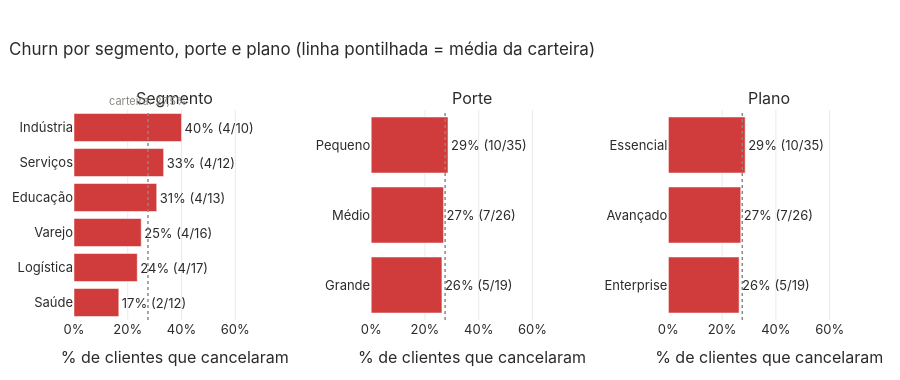

The cell this chart's notebook holds for it:
### Code cell
geral = 100 * (cli.status == "Cancelou").mean()
fig = make_subplots(rows=1, cols=3, subplot_titles=["Segmento", "Porte", "Plano"], horizontal_spacing=0.12)
for c, col in enumerate(["segmento", "porte", "plano"], start=1):
    t = (cli.groupby(col, observed=True).agg(n=("cliente_id", "size"), canc=("status", lambda s: (s == "Cancelou").sum()))
            .assign(pct=lambda x: 100 * x.canc / x.n))
    t = t.sort_values("pct") if col == "segmento" else t.iloc[::-1]
    fig.add_trace(go.Bar(y=t.index.astype(str), x=t.pct, orientation="h", marker_color=CORES["Cancelou"],
                         customdata=t[["canc", "n"]], texttemplate="%{x:.0f}% (%{customdata[0]}/%{customdata[1]})",
                         textposition="outside", cliponaxis=False, showlegend=False,
                         hovertemplate="<b>%{y}</b><br>Churn: %{x:.1f}%<br>%{customdata[0]} de %{customdata[1]} clientes<extra></extra>"),
                  row=1, col=c)
    fig.add_vline(x=geral, line=dict(color=CINZA, dash="dot", width=1.5), row=1, col=c)
fig.add_annotation(x=geral, y=1, xref="x", yref="paper", yanchor="bottom", showarrow=False,
                   text=f"carteira: {br(geral, 1)}%", font=dict(size=11, color=CINZA))
fig.update_xaxes(title_text="% de clientes que cancelaram", range=[0, 75], ticksuffix="%")
fig.update_layout(height=380, title="Churn por segmento, porte e plano (linha pontilhada = média da carteira)")
fig.show()

### Figure 1 — Plotly figure (JSON) as saved in the notebook; plotly's stock layout.template omitted (floating-point values rounded to 4 significant figures)
{"data": [{"cliponaxis": false, "customdata": [[2, 12], [4, 17], [4, 16], [4, 13], [4, 12], [4, 10]], "hovertemplate": "<b>%{y}</b><br>Churn: %{x:.1f}%<br>%{customdata[0]} de %{customdata[1]} clientes<extra></extra>", "marker": {"color": "#d03b3b"}, "orientation": "h", "showlegend": false, "textposition": "outside", "texttemplate": "%{x:.0f}% (%{customdata[0]}/%{customdata[1]})", "type": "bar", "x": [16.67, 23.53, 25.0, 30.77, 33.33, 40.0], "xaxis": "x", "y": ["Saúde", "Logística", "Varejo", "Educação", "Serviços", "Indústria"], "yaxis": "y"}, {"cliponaxis": false, "customdata": [[5, 19], [7, 26], [10, 35]], "hovertemplate": "<b>%{y}</b><br>Churn: %{x:.1f}%<br>%{customdata[0]} de %{customdata[1]} clientes<extra></extra>", "marker": {"color": "#d03b3b"}, "orientation": "h", "showlegend": false, "textposition": "outside", "texttemplate": "%{x:.0f}% (%{customdata[0]}/%{customdata[1]})", "type": "bar", "x": [26.32, 26.92, 28.57], "xaxis": "x2", "y": ["Grande", "Médio", "Pequeno"], "yaxis": "y2"}, {"cliponaxis": false, "customdata": [[5, 19], [7, 26], [10, 35]], "hovertemplate": "<b>%{y}</b><br>Churn: %{x:.1f}%<br>%{customdata[0]} de %{customdata[1]} clientes<extra></extra>", "marker": {"color": "#d03b3b"}, "orientation": "h", "showlegend": false, "textposition": "outside", "texttemplate": "%{x:.0f}% (%{customdata[0]}/%{customdata[1]})", "type": "bar", "x": [26.32, 26.92, 28.57], "xaxis": "x3", "y": ["Enterprise", "Avançado", "Essencial"], "yaxis": "y3"}], "layout": {"annotations": [{"font": {"size": 16}, "showarrow": false, "text": "Segmento", "x": 0.1267, "xanchor": "center", "xref": "paper", "y": 1.0, "yanchor": "bottom", "yref": "paper"}, {"font": {"size": 16}, "showarrow": false, "text": "Porte", "x": 0.5, "xanchor": "center", "xref": "paper", "y": 1.0, "yanchor": "bottom", "yref": "paper"}, {"font": {"size": 16}, "showarrow": false, "text": "Plano", "x": 0.8733, "xanchor": "center", "xref": "paper", "y": 1.0, "yanchor": "bottom", "yref": "paper"}, {"font": {"color": "#8a8984", "size": 11}, "showarrow": false, "text": "carteira: 27,5%", "x": 27.5, "xref": "x", "y": 1, "yanchor": "bottom", "yref": "paper"}], "height": 380, "shapes": [{"line": {"color": "#8a8984", "dash": "dot", "width": 1.5}, "type": "line", "x0": 27.5, "x1": 27.5, "xref": "x", "y0": 0, "y1": 1, "yref": "y domain"}, {"line": {"color": "#8a8984", "dash": "dot", "width": 1.5}, "type": "line", "x0": 27.5, "x1": 27.5, "xref": "x2", "y0": 0, "y1": 1, "yref": "y2 domain"}, {"line": {"color": "#8a8984", "dash": "dot", "width": 1.5}, "type": "line", "x0": 27.5, "x1": 27.5, "xref": "x3", "y0": 0, "y1": 1, "yref": "y3 domain"}], "title": {"text": "Churn por segmento, porte e plano (linha pontilhada = média da carteira)"}, "xaxis": {"anchor": "y", "domain": [0.0, 0.2533], "range": [0, 75], "ticksuffix": "%", "title": {"text": "% de clientes que cancelaram"}}, "xaxis2": {"anchor": "y2", "domain": [0.3733, 0.6267], "range": [0, 75], "ticksuffix": "%", "title": {"text": "% de clientes que cancelaram"}}, "xaxis3": {"anchor": "y3", "domain": [0.7467, 1.0], "range": [0, 75], "ticksuffix": "%", "title": {"text": "% de clientes que cancelaram"}}, "yaxis": {"anchor": "x", "domain": [0.0, 1.0]}, "yaxis2": {"anchor": "x2", "domain": [0.0, 1.0]}, "yaxis3": {"anchor": "x3", "domain": [0.0, 1.0]}}}
